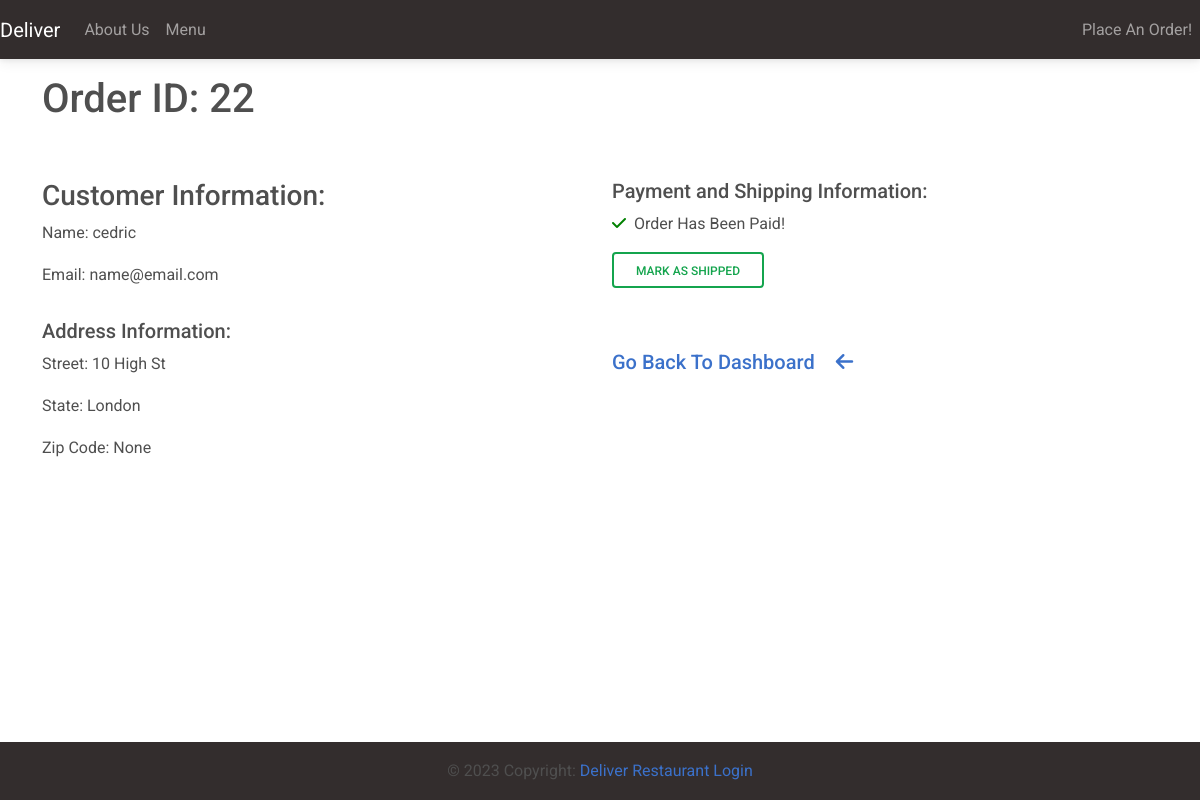
/restaurant/orders/22 (signed in), run on the app's committed database.
### customer/models.py (models this page shows, shortened)
class OrderModel(models.Model):
    created_on = models.DateTimeField(auto_now_add=True)
    price = models.DecimalField(max_digits=7, decimal_places=2)
    items = models.ManyToManyField('MenuItem', related_name='order', blank=True)
    name = models.CharField(max_length=50, blank=True)
    email = models.EmailField(max_length=50, blank=True)
    street = models.CharField(max_length=50, blank=True)
    city = models.CharField(max_length=50, blank=True)
    state = models.CharField(max_length=15, blank=True)
    zip_code = models.IntegerField(blank=True, null=True)
    is_paid = models.BooleanField(default=False)
    is_shipped = models.BooleanField(default=False)

### restaurant/views.py (the view, shortened to what this page needs)
# urls.py: path('orders/<int:pk>', OrderDetails.as_view(), name='order-details'),
class OrderDetails(LoginRequiredMixin, UserPassesTestMixin, View):
    def get(self, request, pk, *args, **kwargs):
        order = OrderModel.objects.get(pk=pk)
        context = {
            'order': order
        }
        return render(request, 'restaurant/order-details.html', context)
    def test_func(self):
        return self.request.user.groups.filter(name='Staff').exists()

### restaurant/templates/restaurant/order-details.html (shortened to what this page needs)
{% extends 'restaurant/base.html' %}
{% block content %}
<div class='container'>
    <div class='row'>
        <div class='col-md-6 col-sm-12 mt-3'>
            <h1>Order ID: {{ order.pk }}</h1>
        </div>
    </div>
    <div class='row'>
        <div class='col-md-6 col-sm-12 mt-5'>
            <h3>Customer Information:</h3>
            <p><span style='font-weight:400;'>Name:</span> {{ order.name }}</p>
            <p><span style='font-weight:400;'>Email:</span> {{ order.email }}</p>
            <h5 class='pt-3'>Address Information:</h5>
            <p><span style='font-weight:400;'>Street:</span> {{ order.street }}</p>
            <p><span style='font-weight:400;'>State:</span> {{ order.state }}</p>
            <p><span style='font-weight:400;'>Zip Code:</span> {{ order.zip_code }}</p>
        </div>
        <div class='col-md-6 col-sm-12 mt-5'>
            <h5>Payment and Shipping Information:</h5>
            {% if order.is_paid %}
                <p><i style='color: green;' class='fas fa-check'></i><span class='ps-2'>Order Has Been Paid!</span></p>
            {% else %}
                <p><i style='color: coral;' class='fas fa-times'></i><span class='ps-2'>Order Has NOT Been Paid!</span></p>
            {% endif %}
	        {% if order.is_shipped %}
    	        <p><i style='color: green;' class='fas fa-check'></i><span class='ps-2'>Order Has Been Shipped!</span></p>
        	{% else %}
                <form method='POST'>
                    <button type='submit' class='btn btn-outline-success'>Mark As Shipped</button>
                <form>
            {% endif %}
            <p>
            <a href='{% url "dashboard" %}'><h5>Go Back To Dashboard
                <i class='fa-solid fa-arrow-left ms-3 pt-5'></i></h5>
            </a>
            </p>
        </div>
    </div>
</div>
{% endblock content%}

### data on the page
OrderModel: pk "22", name "cedric", email "name@email.com", street "10 High St", state "London", zip_code "None"
